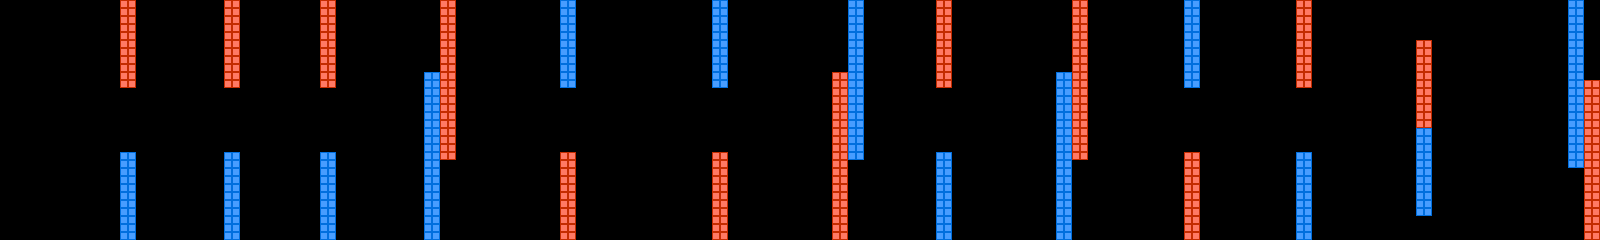

Tiled map render using the project's own tile images. Description and the map definition, with tile-layer contents summarised, below:
An orthogonal 200x30 tile map with 8x8 px tiles, 1 tile layer (layer).

<map version="1.0" orientation="orthogonal" width="200" height="30" tilewidth="8" tileheight="8">
 <tileset firstgid="1" name="chip" tilewidth="8" tileheight="8">
  <image source="chip.png" width="128" height="128" />
 </tileset>
 <layer name="layer" width="200" height="30">
  <properties>
   <property name="object" value="true" />
  </properties>
  <data>[6000 cells, 724 non-empty, 2 distinct tile ids]</data>
 </layer>
</map>
